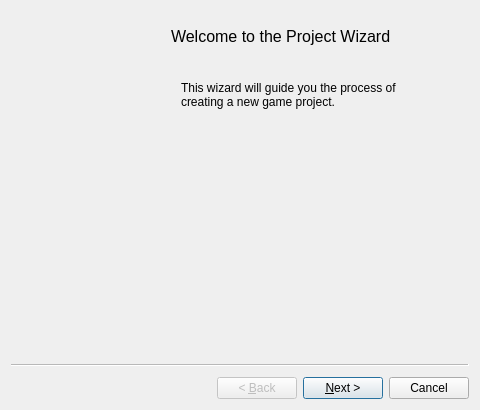
<?xml version="1.0" encoding="UTF-8"?>
<ui version="4.0">
 <class>CWizGame</class>
 <widget class="QWizard" name="CWizGame">
  <property name="geometry">
   <rect>
    <x>0</x>
    <y>0</y>
    <width>480</width>
    <height>410</height>
   </rect>
  </property>
  <property name="minimumSize">
   <size>
    <width>480</width>
    <height>410</height>
   </size>
  </property>
  <property name="maximumSize">
   <size>
    <width>480</width>
    <height>410</height>
   </size>
  </property>
  <property name="windowTitle">
   <string>Project Wizard</string>
  </property>
  <property name="windowIcon">
   <iconset resource="lgck-builder.qrc">
    <normaloff>:/images/lgckbuilder64ronnie2.png</normaloff>:/images/lgckbuilder64ronnie2.png</iconset>
  </property>
  <property name="whatsThis">
   <string>These are the general options of your game.</string>
  </property>
  <property name="modal">
   <bool>true</bool>
  </property>
  <property name="wizardStyle">
   <enum>QWizard::ClassicStyle</enum>
  </property>
  <property name="options">
   <set>QWizard::IndependentPages</set>
  </property>
  <widget class="QWizardPage" name="pageIntro">
   <property name="whatsThis">
    <string>This is the game wizard. It will guide you through the process of creating a new game.</string>
   </property>
   <widget class="QLabel" name="sWelcome">
    <property name="geometry">
     <rect>
      <x>160</x>
      <y>10</y>
      <width>281</width>
      <height>31</height>
     </rect>
    </property>
    <property name="font">
     <font>
      <pointsize>12</pointsize>
     </font>
    </property>
    <property name="text">
     <string>Welcome to the Project Wizard</string>
    </property>
   </widget>
   <widget class="QLabel" name="label_3">
    <property name="geometry">
     <rect>
      <x>170</x>
      <y>70</y>
      <width>251</width>
      <height>61</height>
     </rect>
    </property>
    <property name="text">
     <string>This wizard will guide you the process of creating a new game project.</string>
    </property>
    <property name="alignment">
     <set>Qt::AlignLeading|Qt::AlignLeft|Qt::AlignTop</set>
    </property>
    <property name="wordWrap">
     <bool>true</bool>
    </property>
   </widget>
   <widget class="QLabel" name="label">
    <property name="geometry">
     <rect>
      <x>0</x>
      <y>0</y>
      <width>151</width>
      <height>321</height>
     </rect>
    </property>
    <property name="text">
     <string/>
    </property>
    <property name="pixmap">
     <pixmap resource="lgck-builder.qrc">:/images/bitmap1.png</pixmap>
    </property>
   </widget>
  </widget>
  <widget class="QWizardPage" name="pageGeneral">
   <property name="subTitle">
    <string>General</string>
   </property>
   <widget class="QLineEdit" name="eName">
    <property name="geometry">
     <rect>
      <x>82</x>
      <y>61</y>
      <width>251</width>
      <height>24</height>
     </rect>
    </property>
    <property name="toolTip">
     <string>Name of your game.</string>
    </property>
    <property name="statusTip">
     <string/>
    </property>
    <property name="whatsThis">
     <string>This the name of your game. </string>
    </property>
   </widget>
   <widget class="QLabel" name="label_2">
    <property name="geometry">
     <rect>
      <x>20</x>
      <y>66</y>
      <width>53</width>
      <height>14</height>
     </rect>
    </property>
    <property name="text">
     <string>Name</string>
    </property>
   </widget>
   <widget class="QLabel" name="label_4">
    <property name="geometry">
     <rect>
      <x>20</x>
      <y>20</y>
      <width>421</width>
      <height>16</height>
     </rect>
    </property>
    <property name="text">
     <string>Please provide general information about your new game.</string>
    </property>
   </widget>
   <widget class="QLabel" name="label_5">
    <property name="geometry">
     <rect>
      <x>20</x>
      <y>110</y>
      <width>53</width>
      <height>14</height>
     </rect>
    </property>
    <property name="text">
     <string>Author</string>
    </property>
   </widget>
   <widget class="QLineEdit" name="eAuthor">
    <property name="geometry">
     <rect>
      <x>82</x>
      <y>104</y>
      <width>251</width>
      <height>24</height>
     </rect>
    </property>
    <property name="toolTip">
     <string>Name of the author of this game.</string>
    </property>
    <property name="whatsThis">
     <string>This is where you put the name of the author (or copyright) for this game.</string>
    </property>
   </widget>
   <widget class="QPlainTextEdit" name="eDescription">
    <property name="geometry">
     <rect>
      <x>20</x>
      <y>180</y>
      <width>411</width>
      <height>91</height>
     </rect>
    </property>
    <property name="toolTip">
     <string>Game description in plain text.</string>
    </property>
    <property name="statusTip">
     <string/>
    </property>
    <property name="whatsThis">
     <string>This is the game description in plain text.</string>
    </property>
   </widget>
   <widget class="QLabel" name="label_6">
    <property name="geometry">
     <rect>
      <x>20</x>
      <y>150</y>
      <width>171</width>
      <height>16</height>
     </rect>
    </property>
    <property name="text">
     <string>Game description</string>
    </property>
   </widget>
  </widget>
  <widget class="QWizardPage" name="pageSpeed">
   <property name="whatsThis">
    <string>&lt;html&gt;&lt;head/&gt;&lt;body&gt;&lt;p&gt;These are game speed settings for actions occuring in your game. Since all the speed are derived from the level speed. Choosing the correct option here will determine how your game will behave.&lt;/p&gt;&lt;/body&gt;&lt;/html&gt;</string>
   </property>
   <property name="subTitle">
    <string>Game Speed</string>
   </property>
   <widget class="QGroupBox" name="gDifficulty">
    <property name="geometry">
     <rect>
      <x>40</x>
      <y>50</y>
      <width>201</width>
      <height>141</height>
     </rect>
    </property>
    <property name="title">
     <string>Difficulties</string>
    </property>
    <widget class="QComboBox" name="cbSpeedNormal">
     <property name="geometry">
      <rect>
       <x>100</x>
       <y>20</y>
       <width>78</width>
       <height>24</height>
      </rect>
     </property>
     <property name="toolTip">
      <string>This is the speed setup in Normal difficulty.</string>
     </property>
     <property name="whatsThis">
      <string>This is the speed setup in Normal difficulty.</string>
     </property>
    </widget>
    <widget class="QLabel" name="label_18">
     <property name="geometry">
      <rect>
       <x>0</x>
       <y>56</y>
       <width>81</width>
       <height>16</height>
      </rect>
     </property>
     <property name="text">
      <string>Nightmare</string>
     </property>
    </widget>
    <widget class="QComboBox" name="cbSpeedNightmare">
     <property name="geometry">
      <rect>
       <x>100</x>
       <y>50</y>
       <width>78</width>
       <height>24</height>
      </rect>
     </property>
     <property name="toolTip">
      <string>This is speed for gameplay in Nightmare difficulty.</string>
     </property>
     <property name="whatsThis">
      <string>This is speed for gameplay in Nightmare difficulty.</string>
     </property>
    </widget>
    <widget class="QComboBox" name="cbSpeedHell">
     <property name="geometry">
      <rect>
       <x>100</x>
       <y>80</y>
       <width>78</width>
       <height>24</height>
      </rect>
     </property>
     <property name="toolTip">
      <string>This is the level speed in Hell difficulty.</string>
     </property>
     <property name="whatsThis">
      <string>This is the level speed in Hell difficulty.</string>
     </property>
    </widget>
    <widget class="QLabel" name="label_19">
     <property name="geometry">
      <rect>
       <x>0</x>
       <y>86</y>
       <width>81</width>
       <height>16</height>
      </rect>
     </property>
     <property name="text">
      <string>Hell</string>
     </property>
    </widget>
    <widget class="QLabel" name="label_20">
     <property name="geometry">
      <rect>
       <x>0</x>
       <y>115</y>
       <width>81</width>
       <height>16</height>
      </rect>
     </property>
     <property name="text">
      <string>Insane</string>
     </property>
    </widget>
    <widget class="QComboBox" name="cbSpeedInsane">
     <property name="geometry">
      <rect>
       <x>100</x>
       <y>109</y>
       <width>78</width>
       <height>24</height>
      </rect>
     </property>
     <property name="toolTip">
      <string>This is the level speed in Insane difficulty.</string>
     </property>
     <property name="whatsThis">
      <string>This is the level speed in Insane difficulty.</string>
     </property>
    </widget>
    <widget class="QLabel" name="label_21">
     <property name="geometry">
      <rect>
       <x>0</x>
       <y>26</y>
       <width>81</width>
       <height>16</height>
      </rect>
     </property>
     <property name="text">
      <string>Normal</string>
     </property>
    </widget>
   </widget>
   <widget class="QRadioButton" name="rSetByDifficulty">
    <property name="geometry">
     <rect>
      <x>20</x>
      <y>17</y>
      <width>171</width>
      <height>19</height>
     </rect>
    </property>
    <property name="toolTip">
     <string>Setting up the speed by difficulty allows you to set a fix speed for all levels when playing at that difficulty setting.</string>
    </property>
    <property name="statusTip">
     <string/>
    </property>
    <property name="whatsThis">
     <string>Setting up the speed by difficulty allows you to set a fix speed for all levels when playing at that difficulty setting.</string>
    </property>
    <property name="text">
     <string>Speed set by difficulty</string>
    </property>
   </widget>
   <widget class="QRadioButton" name="rSetByLevel">
    <property name="geometry">
     <rect>
      <x>20</x>
      <y>200</y>
      <width>151</width>
      <height>19</height>
     </rect>
    </property>
    <property name="toolTip">
     <string>This other option, lets you set invidual game speed for each level independant of the difficulty setting.</string>
    </property>
    <property name="statusTip">
     <string/>
    </property>
    <property name="whatsThis">
     <string>This other option, lets you set invidual game speed for each level independant of the difficulty setting.</string>
    </property>
    <property name="text">
     <string>Speed set by level</string>
    </property>
   </widget>
   <widget class="QLabel" name="label_22">
    <property name="geometry">
     <rect>
      <x>40</x>
      <y>230</y>
      <width>101</width>
      <height>16</height>
     </rect>
    </property>
    <property name="text">
     <string>Default speed</string>
    </property>
   </widget>
   <widget class="QComboBox" name="cbDefaultSpeed">
    <property name="geometry">
     <rect>
      <x>140</x>
      <y>224</y>
      <width>78</width>
      <height>24</height>
     </rect>
    </property>
    <property name="toolTip">
     <string>This is the default speed for each level. This the suggested speed. By choosing this option, you can override the speed for each given level in the level edit dialog box.</string>
    </property>
    <property name="statusTip">
     <string/>
    </property>
    <property name="whatsThis">
     <string>This is the default speed for each level. This the suggested speed. By choosing this option, you can override the speed for each given level in the level edit dialog box.</string>
    </property>
   </widget>
   <widget class="QLabel" name="label_14">
    <property name="geometry">
     <rect>
      <x>260</x>
      <y>20</y>
      <width>181</width>
      <height>261</height>
     </rect>
    </property>
    <property name="text">
     <string>&lt;html&gt;&lt;head/&gt;&lt;body&gt;&lt;p&gt;NOTE: Game speed can be set by level or by difficulty. &lt;/p&gt;&lt;p&gt;If you choose the later, the per level speed setting will be ignored in favor of the difficulty presets.&lt;/p&gt;&lt;p&gt;Those speed settings influence how fast sprite moves and how quickly animation occur. This is scales down to every other aspect of the game play.&lt;/p&gt;&lt;/body&gt;&lt;/html&gt;</string>
    </property>
    <property name="scaledContents">
     <bool>true</bool>
    </property>
    <property name="alignment">
     <set>Qt::AlignLeading|Qt::AlignLeft|Qt::AlignTop</set>
    </property>
    <property name="wordWrap">
     <bool>true</bool>
    </property>
   </widget>
  </widget>
  <widget class="QWizardPage" name="pageFeatures">
   <property name="subTitle">
    <string>Features</string>
   </property>
   <widget class="QLabel" name="label_8">
    <property name="geometry">
     <rect>
      <x>10</x>
      <y>48</y>
      <width>81</width>
      <height>16</height>
     </rect>
    </property>
    <property name="text">
     <string>&lt;html&gt;&lt;head/&gt;&lt;body&gt;&lt;p&gt;&lt;span style=&quot; font-weight:600;&quot;&gt;Lives&lt;/span&gt;&lt;/p&gt;&lt;/body&gt;&lt;/html&gt;</string>
    </property>
   </widget>
   <widget class="QComboBox" name="cbHPMax">
    <property name="geometry">
     <rect>
      <x>220</x>
      <y>82</y>
      <width>78</width>
      <height>24</height>
     </rect>
    </property>
    <property name="toolTip">
     <string>Maximum hit points the player can have.</string>
    </property>
    <property name="statusTip">
     <string/>
    </property>
    <property name="whatsThis">
     <string>Maximum hit points the player can have.</string>
    </property>
   </widget>
   <widget class="QComboBox" name="cbLives">
    <property name="geometry">
     <rect>
      <x>110</x>
      <y>42</y>
      <width>78</width>
      <height>24</height>
     </rect>
    </property>
    <property name="toolTip">
     <string>Initial amount of lives the player  has.</string>
    </property>
    <property name="whatsThis">
     <string>Initial amount of lives the player  has.</string>
    </property>
   </widget>
   <widget class="QLabel" name="label_11">
    <property name="geometry">
     <rect>
      <x>10</x>
      <y>88</y>
      <width>81</width>
      <height>16</height>
     </rect>
    </property>
    <property name="text">
     <string>&lt;html&gt;&lt;head/&gt;&lt;body&gt;&lt;p&gt;&lt;span style=&quot; font-weight:600;&quot;&gt;Hit Points&lt;/span&gt;&lt;/p&gt;&lt;/body&gt;&lt;/html&gt;</string>
    </property>
   </widget>
   <widget class="QLabel" name="label_13">
    <property name="geometry">
     <rect>
      <x>225</x>
      <y>18</y>
      <width>53</width>
      <height>14</height>
     </rect>
    </property>
    <property name="text">
     <string>&lt;html&gt;&lt;head/&gt;&lt;body&gt;&lt;p&gt;&lt;span style=&quot; font-weight:600;&quot;&gt;Max&lt;/span&gt;&lt;/p&gt;&lt;/body&gt;&lt;/html&gt;</string>
    </property>
   </widget>
   <widget class="QComboBox" name="cbHP">
    <property name="geometry">
     <rect>
      <x>110</x>
      <y>82</y>
      <width>78</width>
      <height>24</height>
     </rect>
    </property>
    <property name="toolTip">
     <string>Initial hit points the player has.</string>
    </property>
    <property name="whatsThis">
     <string>Initial hit points the player has.</string>
    </property>
   </widget>
   <widget class="QComboBox" name="cbTimeout">
    <property name="geometry">
     <rect>
      <x>110</x>
      <y>122</y>
      <width>78</width>
      <height>24</height>
     </rect>
    </property>
    <property name="toolTip">
     <string>The timeout is amout of time the player cannot be hit again by another monster. This is mesured in a game time units.</string>
    </property>
    <property name="whatsThis">
     <string>The timeout is amout of time the player cannot be hit again by another monster. This is mesured in a game time units.</string>
    </property>
   </widget>
   <widget class="QLabel" name="label_7">
    <property name="geometry">
     <rect>
      <x>10</x>
      <y>128</y>
      <width>81</width>
      <height>16</height>
     </rect>
    </property>
    <property name="text">
     <string>&lt;html&gt;&lt;head/&gt;&lt;body&gt;&lt;p&gt;&lt;span style=&quot; font-weight:600;&quot;&gt;Timeout&lt;/span&gt;&lt;/p&gt;&lt;/body&gt;&lt;/html&gt;</string>
    </property>
   </widget>
   <widget class="QLabel" name="label_12">
    <property name="geometry">
     <rect>
      <x>110</x>
      <y>17</y>
      <width>111</width>
      <height>16</height>
     </rect>
    </property>
    <property name="text">
     <string>&lt;html&gt;&lt;head/&gt;&lt;body&gt;&lt;p&gt;&lt;span style=&quot; font-weight:600;&quot;&gt;Initial setting&lt;/span&gt;&lt;/p&gt;&lt;/body&gt;&lt;/html&gt;</string>
    </property>
   </widget>
   <widget class="QComboBox" name="cbLivesMax">
    <property name="geometry">
     <rect>
      <x>220</x>
      <y>42</y>
      <width>78</width>
      <height>24</height>
     </rect>
    </property>
    <property name="toolTip">
     <string>Maximum amount of lives the player has.</string>
    </property>
    <property name="whatsThis">
     <string>Maximum amount of lives the player has.</string>
    </property>
   </widget>
  </widget>
  <widget class="QWizardPage" name="pageFinal">
   <widget class="QLabel" name="label_9">
    <property name="geometry">
     <rect>
      <x>0</x>
      <y>0</y>
      <width>151</width>
      <height>321</height>
     </rect>
    </property>
    <property name="text">
     <string/>
    </property>
    <property name="pixmap">
     <pixmap resource="lgck-builder.qrc">:/images/bitmap1.png</pixmap>
    </property>
   </widget>
   <widget class="QLabel" name="label_10">
    <property name="geometry">
     <rect>
      <x>170</x>
      <y>20</y>
      <width>281</width>
      <height>71</height>
     </rect>
    </property>
    <property name="text">
     <string>Congratulation, you have just created a new game project. Click to the finish button to complete the process.</string>
    </property>
    <property name="alignment">
     <set>Qt::AlignLeading|Qt::AlignLeft|Qt::AlignTop</set>
    </property>
    <property name="wordWrap">
     <bool>true</bool>
    </property>
   </widget>
   <widget class="QCheckBox" name="cSampleSprites">
    <property name="geometry">
     <rect>
      <x>170</x>
      <y>90</y>
      <width>281</width>
      <height>23</height>
     </rect>
    </property>
    <property name="text">
     <string>Add sample sprites to this project.</string>
    </property>
    <property name="checked">
     <bool>true</bool>
    </property>
   </widget>
  </widget>
 </widget>
 <tabstops>
  <tabstop>rSetByDifficulty</tabstop>
  <tabstop>cbSpeedNormal</tabstop>
  <tabstop>cbSpeedNightmare</tabstop>
  <tabstop>cbSpeedHell</tabstop>
  <tabstop>cbSpeedInsane</tabstop>
  <tabstop>rSetByLevel</tabstop>
  <tabstop>eName</tabstop>
  <tabstop>eAuthor</tabstop>
  <tabstop>eDescription</tabstop>
 </tabstops>
 <resources>
  <include location="lgck-builder.qrc"/>
 </resources>
 <connections/>
</ui>
